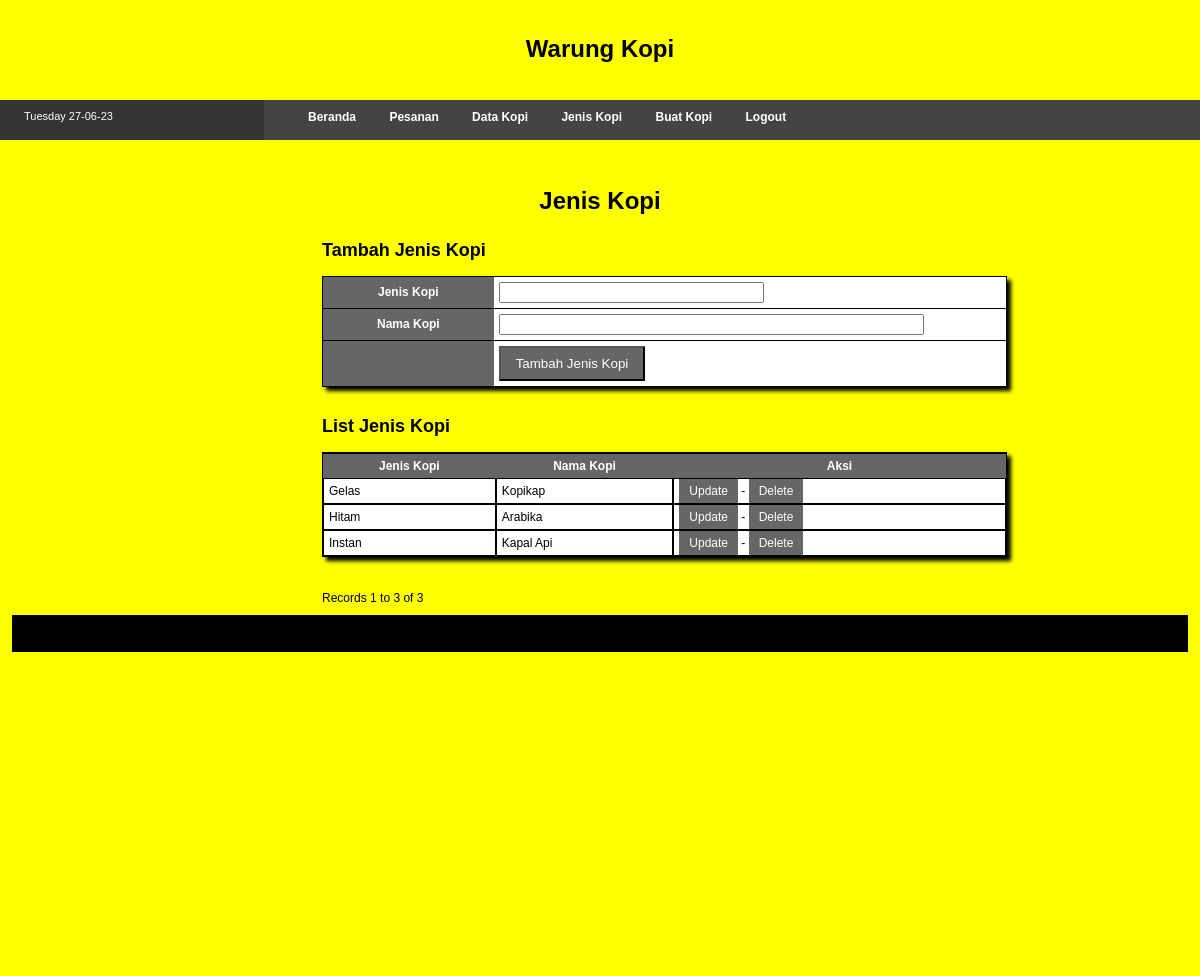
The app's page /admin-jenis.php (signed in) with its own data.
### tables this page shows
CREATE TABLE IF NOT EXISTS `jenis` (
  `jeniskopi` varchar(250) NOT NULL,
  `namakopi` varchar(250) NOT NULL,
  PRIMARY KEY (`jeniskopi`)
);

### admin-jenis.php (the view, shortened to what this page needs)
<?php require_once('Connections/koneksi_kopi.php'); ?>
<?php
$editFormAction = $_SERVER['PHP_SELF'];
if (isset($_SERVER['QUERY_STRING'])) {
  $editFormAction .= "?" . htmlentities($_SERVER['QUERY_STRING']);
}
$maxRows_Recordset_jenis = 10;
$pageNum_Recordset_jenis = 0;
$startRow_Recordset_jenis = $pageNum_Recordset_jenis * $maxRows_Recordset_jenis;
$query_Recordset_jenis = "SELECT * FROM jenis";
$query_limit_Recordset_jenis = sprintf("%s LIMIT %d, %d", $query_Recordset_jenis, $startRow_Recordset_jenis, $maxRows_Recordset_jenis);
$Recordset_jenis = mysql_query($query_limit_Recordset_jenis, $koneksi_kopi) or die(mysql_error());
$row_Recordset_jenis = mysql_fetch_assoc($Recordset_jenis);
if (isset($_GET['totalRows_Recordset_jenis'])) {
  $totalRows_Recordset_jenis = $_GET['totalRows_Recordset_jenis'];
} else {
  $all_Recordset_jenis = mysql_query($query_Recordset_jenis);
  $totalRows_Recordset_jenis = mysql_num_rows($all_Recordset_jenis);
}
$totalPages_Recordset_jenis = ceil($totalRows_Recordset_jenis/$maxRows_Recordset_jenis)-1;
?>
<!DOCTYPE html PUBLIC "-//W3C//DTD XHTML 1.0 Transitional//EN" "http://www.w3.org/TR/xhtml1/DTD/xhtml1-transitional.dtd">
<html xmlns="http://www.w3.org/1999/xhtml">
<head>
<link href="style.css" rel="stylesheet" type="text/css" />
</head>
<body>
	<div id='header'>
        <h1 id="judul_logo"> Warung Kopi </h1>
    </div>
    <div id="menubar">
    	<div id="menubar_left">
        	<?php echo date("l d-m-y"); ?>
		</div>
        <div id="menubar_right">
        	<a href="admin.php">Beranda</a>
       	  	<a href="admin-pesanan.php">Pesanan</a>
        	<a href="admin-kopi.php">Data Kopi</a>
          	<a href="admin-jenis.php">Jenis Kopi</a>
			<a href="admin-buat.php">Buat Kopi</a>
            <a href="logout.php">Logout</a>
    	</div>
    </div>
    <div id="content">
   	  <h1 id="judul_logo">Jenis Kopi</h1>
      <div class="container">
      <h2>Tambah Jenis Kopi</h2>
      	<form name="form" action="<?php echo $editFormAction; ?>" method="POST">
        	<table width="80%" border="0" cellpadding="5" cellspacing="0" class="standar_tabel">
              <tr>
                <th scope="row">Jenis Kopi</th>
                <td><input name="jeniskopi" type="text" id="jeniskopi" size="30" /></td>
              </tr>
              <tr>
                <th scope="row">Nama Kopi</th>
                <td><input name="namakopi" type="text" id="namakopi" size="50" /></td>
              </tr>
              <tr>
                <th scope="row">&nbsp;</th>
                <td><input name="submit" type="submit" class="btn" id="submit" value="Tambah Jenis Kopi" /></td>
              </tr>
            </table>
        </form><br />
        <h2>List Jenis Kopi</h2>
        <form action="" method="post">
       	    <table width="80%" border="0" cellpadding="5" cellspacing="0" class="tabel_tegak">
        	    <tr>
        	      <th scope="col">Jenis Kopi</th>
        	      <th scope="col">Nama Kopi</th>
        	      <th scope="col">Aksi</th>
       	        </tr>
                <?php do { ?>
        	    <tr>
        	      <td><?php echo $row_Recordset_jenis['jeniskopi']; ?></td>
        	      <td><?php echo $row_Recordset_jenis['namakopi']; ?></td>
        	      <td><a href="admin-jenis-update.php?jeniskopi=<?php echo $row_Recordset_jenis['jeniskopi']; ?>" class="btn_th">Update</a> - <a href="admin-jenis-delete.php?jeniskopi=<?php echo $row_Recordset_jenis['jeniskopi']; ?>" class="btn_th">Delete</a></td>
       	        </tr>
                 <?php } while ($row_Recordset_jenis = mysql_fetch_assoc($Recordset_jenis)); ?>
   	      </table><br />
          <table border="0">
            <tr>
              <td><?php if ($pageNum_Recordset_jenis > 0) {  ?>
                  <?php }  ?></td>
              <td><?php if ($pageNum_Recordset_jenis > 0) {  ?>
                  <?php }  ?></td>
              <td><?php if ($pageNum_Recordset_jenis < $totalPages_Recordset_jenis) {  ?>
                  <?php }  ?></td>
              <td><?php if ($pageNum_Recordset_jenis < $totalPages_Recordset_jenis) {  ?>
                  <?php }  ?></td>
            </tr>
          </table>
<br />
Records <?php echo ($startRow_Recordset_jenis + 1) ?> to <?php echo min($startRow_Recordset_jenis + $maxRows_Recordset_jenis, $totalRows_Recordset_jenis) ?> of <?php echo $totalRows_Recordset_jenis ?>
        </form>
      </div>
    <div id="footer"></div>
</body>
</html>

### style.css (style rules this page uses)
body { font-family:Tahoma, Geneva, sans-serif; font-size: 12px; margin: 0px; padding: 0px; background-color: #fff; }
#header { background-color:yellow; height:100px; text-align:center; justify-content:center; }
#judul_logo { text-align:center; margin:auto; padding-top:35px; }
#menubar { height:40px; overflow:auto; }
#menubar_left { width:20%; background-color:#333; color:white; float:left; padding-top:10px; height:30px; font-size:11px; padding-left:2%; }
#menubar_right { width:76%; background-color:#444; float:right; padding-top:10px; height:30px; padding-left:2%; }
#menubar_right a { padding:10px; margin-left:10px; color:#fff; text-decoration:none; font-weight:bold; font-size:12px; font-family:Tahoma, Geneva, sans-serif; }
#content { overflow:auto; width:98%; background-color:yellow; padding:1%; padding-bottom:27%; }
#footer { overflow:auto; width:98%; background-color:black; padding:1%; padding-bottom:25px; }
.btn { padding: 8px 15px; background-color: #666; color: #fff }
.btn_th { padding: 5px 10px; background-color: #666; color: #fff; text-decoration:none; }
.container { margin-left: 300px; padding: 10px; }
.standar_tabel { border-bottom:1px solid black; border-left:1px solid black; border-right:1px solid black; box-shadow:4px 4px 4px black; }
.standar_tabel th { background-color:#666; color:white; width:25%; border-top:1px solid black; }
.standar_tabel td { border-top:1px solid black; width:75%; background-color:#fff; }
.tabel_tegak { border:1px solid black; box-shadow:4px 4px 4px black; }
.tabel_tegak th { background-color:#666; color:white; text-align:center; border-top:1px solid black; }
.tabel_tegak td { background-color:#fff; border:1px solid black; }

### records on screen
jenis: jeniskopi "Gelas", namakopi "Kopikap"
jenis: jeniskopi "Hitam", namakopi "Arabika"
jenis: jeniskopi "Instan", namakopi "Kapal Api"

### other values on screen
$startRow_Recordset_jenis + 1 "1"
$totalRows_Recordset_jenis "3"
